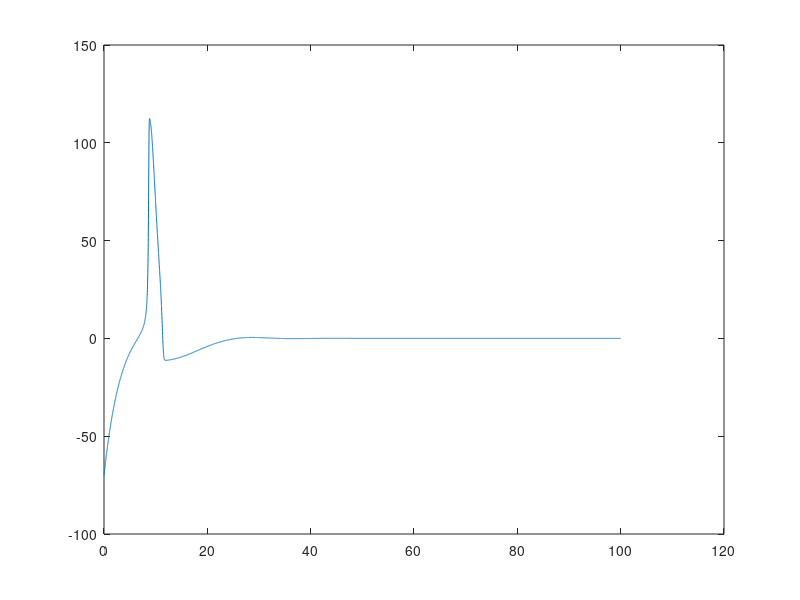
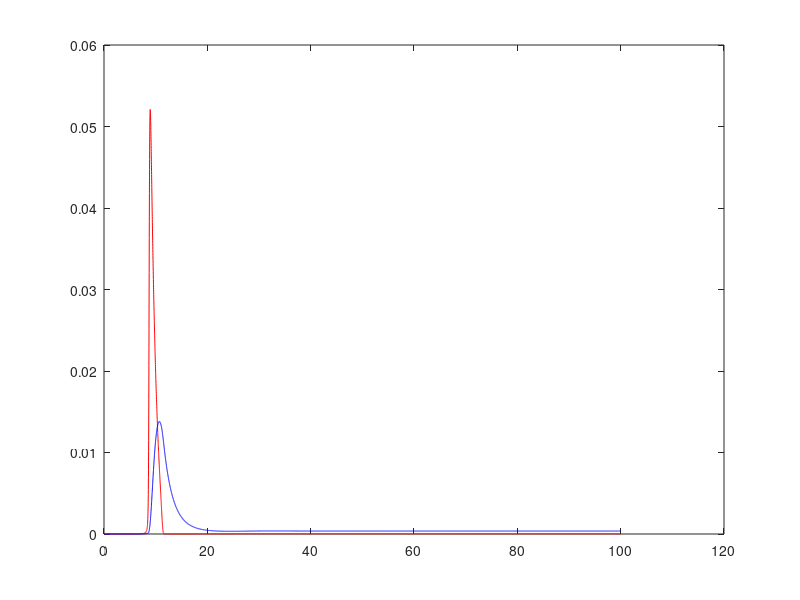

Source code (MATLAB) for these figures, in order:
%constants
gk=36e-3;
gna=120e-3;
gl=0.3e-3;
Ek=-12;
Ena=115;
El=10.6;
Iin=0;
%Iin=5;  % for Problem 3
V0=-70;
Cm=1e-3;
AlphaM=0.1*((25-V0)/(exp((25-V0)/10)-1));
BetaM=4*exp(-V0/18);
AlphaN=0.01*((10-V0)/(exp((10-V0)/10)-1));
BetaN=0.125*exp(-V0/80);
AlphaH=0.07*exp(-V0/20);
BetaH=1/(exp((30-V0)/10)+1);

%Initial Condition
M0=AlphaM/(AlphaM+BetaM);
N0=AlphaN/(AlphaN+BetaN);
H0=AlphaH/(AlphaH+BetaH);

Ina=M0^3*gna*H0*(V0-Ena);
Ik=N0^4*gk*(V0-Ek);  
Il=gl*(V0-El);
Iion=Iin-Ik-Ina-Il;  
Vector=ones(100,2);
Vector2=ones(100,2);

%Euler's method set up
t_in=0;
t_final=100;
steps=100*100;
dt=(t_final-t_in)/steps;
t(1)=t_in;
Vm(1)=V0;
M(1)=M0;
N(1)=N0;
H(1)=H0;

for n=1:steps
    
    %implement euler's method
    t(n+1)=t(n)+dt;
    Vm(n+1)=Vm(n)+dt*(Iion/Cm);
    M(n+1)=M(n)+dt*(AlphaM*(1-M(n))-BetaM*M(n));
    N(n+1)=N(n)+dt*(AlphaN*(1-N(n))-BetaN*N(n));
    H(n+1)=H(n)+dt*(AlphaH*(1-H(n))-BetaH*H(n));
    
    %update related variables
    AlphaM=0.1*((25-Vm(n+1))/(exp((25-Vm(n+1))/10)-1));
    BetaM=4*exp(-Vm(n+1)/18);
    AlphaN=0.01*((10-Vm(n+1))/(exp((10-Vm(n+1))/10)-1));
    BetaN=0.125*exp(-Vm(n+1)/80);
    AlphaH=0.07*exp(-Vm(n+1)/20);
    BetaH=1/(exp((30-Vm(n+1))/10)+1);
    Ina=M(n+1)^3*gna*H(n+1)*(Vm(n+1)-Ena);  
    Ik=N(n+1)^4*gk*(Vm(n+1)-Ek);       
    Il=gl*(Vm(n+1)-El); 
    
%     if mod(n,50) == 0   % for Problem 2
%         Iin = 5;       % for Problem 2
%     else               % for Problem 2
%         Iin =0;       % for Problem 2
%     end               % for Problem 2

    Iion=Iin-Ik-Ina-Il;      
end

%%plot
figure;
plot(t,Vm);
figure;
plot(t,gna.*M.^3.*H,'r');
hold on
plot(t,gk.*N.^4,'b');



